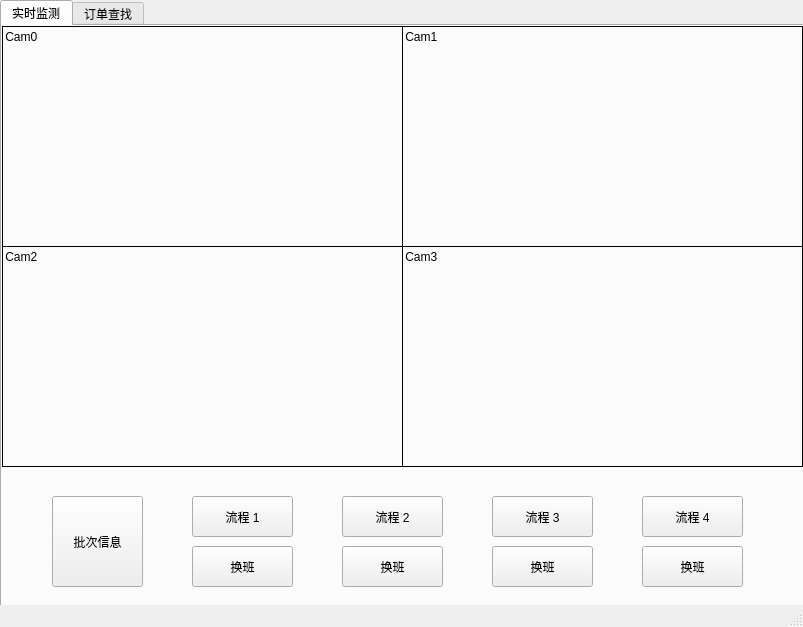
<?xml version="1.0" encoding="UTF-8"?>
<ui version="4.0">
 <class>GUI_main</class>
 <widget class="QMainWindow" name="GUI_main">
  <property name="geometry">
   <rect>
    <x>0</x>
    <y>0</y>
    <width>803</width>
    <height>627</height>
   </rect>
  </property>
  <property name="windowTitle">
   <string>GUI_main</string>
  </property>
  <widget class="QWidget" name="centralwidget">
   <widget class="QTabWidget" name="tabWidget">
    <property name="geometry">
     <rect>
      <x>0</x>
      <y>0</y>
      <width>821</width>
      <height>621</height>
     </rect>
    </property>
    <property name="currentIndex">
     <number>0</number>
    </property>
    <widget class="QWidget" name="View_table">
     <attribute name="title">
      <string>实时监测</string>
     </attribute>
     <widget class="QLabel" name="Cam1_2">
      <property name="geometry">
       <rect>
        <x>400</x>
        <y>0</y>
        <width>401</width>
        <height>221</height>
       </rect>
      </property>
      <property name="frameShape">
       <enum>QFrame::Box</enum>
      </property>
      <property name="text">
       <string/>
      </property>
      <property name="alignment">
       <set>Qt::AlignCenter</set>
      </property>
     </widget>
     <widget class="QLabel" name="Cam3_2">
      <property name="geometry">
       <rect>
        <x>400</x>
        <y>220</y>
        <width>401</width>
        <height>221</height>
       </rect>
      </property>
      <property name="frameShape">
       <enum>QFrame::Box</enum>
      </property>
      <property name="text">
       <string/>
      </property>
      <property name="alignment">
       <set>Qt::AlignCenter</set>
      </property>
     </widget>
     <widget class="QLabel" name="Cam2_2">
      <property name="geometry">
       <rect>
        <x>0</x>
        <y>220</y>
        <width>401</width>
        <height>221</height>
       </rect>
      </property>
      <property name="frameShape">
       <enum>QFrame::Box</enum>
      </property>
      <property name="text">
       <string/>
      </property>
      <property name="alignment">
       <set>Qt::AlignCenter</set>
      </property>
     </widget>
     <widget class="QLabel" name="Cam0_2">
      <property name="geometry">
       <rect>
        <x>0</x>
        <y>0</y>
        <width>401</width>
        <height>221</height>
       </rect>
      </property>
      <property name="frameShape">
       <enum>QFrame::Box</enum>
      </property>
      <property name="text">
       <string/>
      </property>
      <property name="alignment">
       <set>Qt::AlignCenter</set>
      </property>
     </widget>
     <widget class="QPushButton" name="State_1">
      <property name="geometry">
       <rect>
        <x>190</x>
        <y>470</y>
        <width>101</width>
        <height>41</height>
       </rect>
      </property>
      <property name="text">
       <string>流程 1</string>
      </property>
     </widget>
     <widget class="QPushButton" name="State_2">
      <property name="geometry">
       <rect>
        <x>340</x>
        <y>470</y>
        <width>101</width>
        <height>41</height>
       </rect>
      </property>
      <property name="text">
       <string>流程 2</string>
      </property>
     </widget>
     <widget class="QPushButton" name="State_3">
      <property name="geometry">
       <rect>
        <x>490</x>
        <y>470</y>
        <width>101</width>
        <height>41</height>
       </rect>
      </property>
      <property name="text">
       <string>流程 3</string>
      </property>
     </widget>
     <widget class="QPushButton" name="State_4">
      <property name="geometry">
       <rect>
        <x>640</x>
        <y>470</y>
        <width>101</width>
        <height>41</height>
       </rect>
      </property>
      <property name="text">
       <string>流程 4</string>
      </property>
     </widget>
     <widget class="QPushButton" name="Chage_1">
      <property name="geometry">
       <rect>
        <x>190</x>
        <y>520</y>
        <width>101</width>
        <height>41</height>
       </rect>
      </property>
      <property name="text">
       <string>换班</string>
      </property>
     </widget>
     <widget class="QPushButton" name="Chage_2">
      <property name="geometry">
       <rect>
        <x>340</x>
        <y>520</y>
        <width>101</width>
        <height>41</height>
       </rect>
      </property>
      <property name="text">
       <string>换班</string>
      </property>
     </widget>
     <widget class="QPushButton" name="Chage_3">
      <property name="geometry">
       <rect>
        <x>490</x>
        <y>520</y>
        <width>101</width>
        <height>41</height>
       </rect>
      </property>
      <property name="text">
       <string>换班</string>
      </property>
     </widget>
     <widget class="QPushButton" name="Chage_4">
      <property name="geometry">
       <rect>
        <x>640</x>
        <y>520</y>
        <width>101</width>
        <height>41</height>
       </rect>
      </property>
      <property name="text">
       <string>换班</string>
      </property>
     </widget>
     <widget class="QPushButton" name="Start_info">
      <property name="geometry">
       <rect>
        <x>50</x>
        <y>470</y>
        <width>91</width>
        <height>91</height>
       </rect>
      </property>
      <property name="text">
       <string>批次信息</string>
      </property>
     </widget>
     <widget class="QLabel" name="Info_Cam1_2">
      <property name="geometry">
       <rect>
        <x>400</x>
        <y>0</y>
        <width>41</width>
        <height>21</height>
       </rect>
      </property>
      <property name="text">
       <string> Cam1</string>
      </property>
     </widget>
     <widget class="QLabel" name="Info_Cam3_2">
      <property name="geometry">
       <rect>
        <x>400</x>
        <y>220</y>
        <width>41</width>
        <height>21</height>
       </rect>
      </property>
      <property name="text">
       <string> Cam3</string>
      </property>
     </widget>
     <widget class="QLabel" name="Info_Cam2_2">
      <property name="geometry">
       <rect>
        <x>0</x>
        <y>220</y>
        <width>41</width>
        <height>21</height>
       </rect>
      </property>
      <property name="text">
       <string> Cam2</string>
      </property>
     </widget>
     <widget class="QLabel" name="Info_Cam0_2">
      <property name="geometry">
       <rect>
        <x>0</x>
        <y>0</y>
        <width>41</width>
        <height>21</height>
       </rect>
      </property>
      <property name="text">
       <string> Cam0</string>
      </property>
     </widget>
    </widget>
    <widget class="QWidget" name="Search_table">
     <property name="contextMenuPolicy">
      <enum>Qt::ActionsContextMenu</enum>
     </property>
     <attribute name="title">
      <string>订单查找</string>
     </attribute>
     <widget class="QLabel" name="Info_Cam1">
      <property name="geometry">
       <rect>
        <x>400</x>
        <y>0</y>
        <width>41</width>
        <height>21</height>
       </rect>
      </property>
      <property name="text">
       <string> Cam1</string>
      </property>
     </widget>
     <widget class="QLabel" name="Info_Cam0">
      <property name="geometry">
       <rect>
        <x>0</x>
        <y>0</y>
        <width>41</width>
        <height>21</height>
       </rect>
      </property>
      <property name="text">
       <string> Cam0</string>
      </property>
     </widget>
     <widget class="QLabel" name="Cam2">
      <property name="geometry">
       <rect>
        <x>0</x>
        <y>220</y>
        <width>401</width>
        <height>221</height>
       </rect>
      </property>
      <property name="frameShape">
       <enum>QFrame::Box</enum>
      </property>
      <property name="text">
       <string/>
      </property>
      <property name="alignment">
       <set>Qt::AlignCenter</set>
      </property>
     </widget>
     <widget class="QTextBrowser" name="Info">
      <property name="geometry">
       <rect>
        <x>10</x>
        <y>450</y>
        <width>71</width>
        <height>121</height>
       </rect>
      </property>
     </widget>
     <widget class="QLabel" name="Info_Cam3">
      <property name="geometry">
       <rect>
        <x>400</x>
        <y>220</y>
        <width>41</width>
        <height>21</height>
       </rect>
      </property>
      <property name="text">
       <string> Cam3</string>
      </property>
     </widget>
     <widget class="QLabel" name="label">
      <property name="geometry">
       <rect>
        <x>90</x>
        <y>440</y>
        <width>61</width>
        <height>31</height>
       </rect>
      </property>
      <property name="text">
       <string>序号输入</string>
      </property>
     </widget>
     <widget class="QPushButton" name="Search">
      <property name="geometry">
       <rect>
        <x>90</x>
        <y>510</y>
        <width>61</width>
        <height>25</height>
       </rect>
      </property>
      <property name="text">
       <string>搜索</string>
      </property>
     </widget>
     <widget class="QTextEdit" name="Input">
      <property name="geometry">
       <rect>
        <x>90</x>
        <y>470</y>
        <width>61</width>
        <height>31</height>
       </rect>
      </property>
     </widget>
     <widget class="QLabel" name="Cam0">
      <property name="geometry">
       <rect>
        <x>0</x>
        <y>0</y>
        <width>401</width>
        <height>221</height>
       </rect>
      </property>
      <property name="frameShape">
       <enum>QFrame::Box</enum>
      </property>
      <property name="text">
       <string/>
      </property>
      <property name="alignment">
       <set>Qt::AlignCenter</set>
      </property>
     </widget>
     <widget class="QLabel" name="Cam3">
      <property name="geometry">
       <rect>
        <x>400</x>
        <y>220</y>
        <width>401</width>
        <height>221</height>
       </rect>
      </property>
      <property name="frameShape">
       <enum>QFrame::Box</enum>
      </property>
      <property name="text">
       <string/>
      </property>
      <property name="alignment">
       <set>Qt::AlignCenter</set>
      </property>
     </widget>
     <widget class="QLabel" name="Info_Cam2">
      <property name="geometry">
       <rect>
        <x>0</x>
        <y>220</y>
        <width>41</width>
        <height>21</height>
       </rect>
      </property>
      <property name="text">
       <string> Cam2</string>
      </property>
     </widget>
     <widget class="QTableWidget" name="Datebase">
      <property name="geometry">
       <rect>
        <x>160</x>
        <y>450</y>
        <width>631</width>
        <height>121</height>
       </rect>
      </property>
     </widget>
     <widget class="QLabel" name="Cam1">
      <property name="geometry">
       <rect>
        <x>400</x>
        <y>0</y>
        <width>401</width>
        <height>221</height>
       </rect>
      </property>
      <property name="frameShape">
       <enum>QFrame::Box</enum>
      </property>
      <property name="text">
       <string/>
      </property>
      <property name="alignment">
       <set>Qt::AlignCenter</set>
      </property>
     </widget>
     <widget class="QPushButton" name="View">
      <property name="geometry">
       <rect>
        <x>90</x>
        <y>540</y>
        <width>61</width>
        <height>25</height>
       </rect>
      </property>
      <property name="text">
       <string>监测</string>
      </property>
     </widget>
    </widget>
   </widget>
  </widget>
  <widget class="QStatusBar" name="statusbar"/>
 </widget>
 <resources/>
 <connections/>
</ui>
